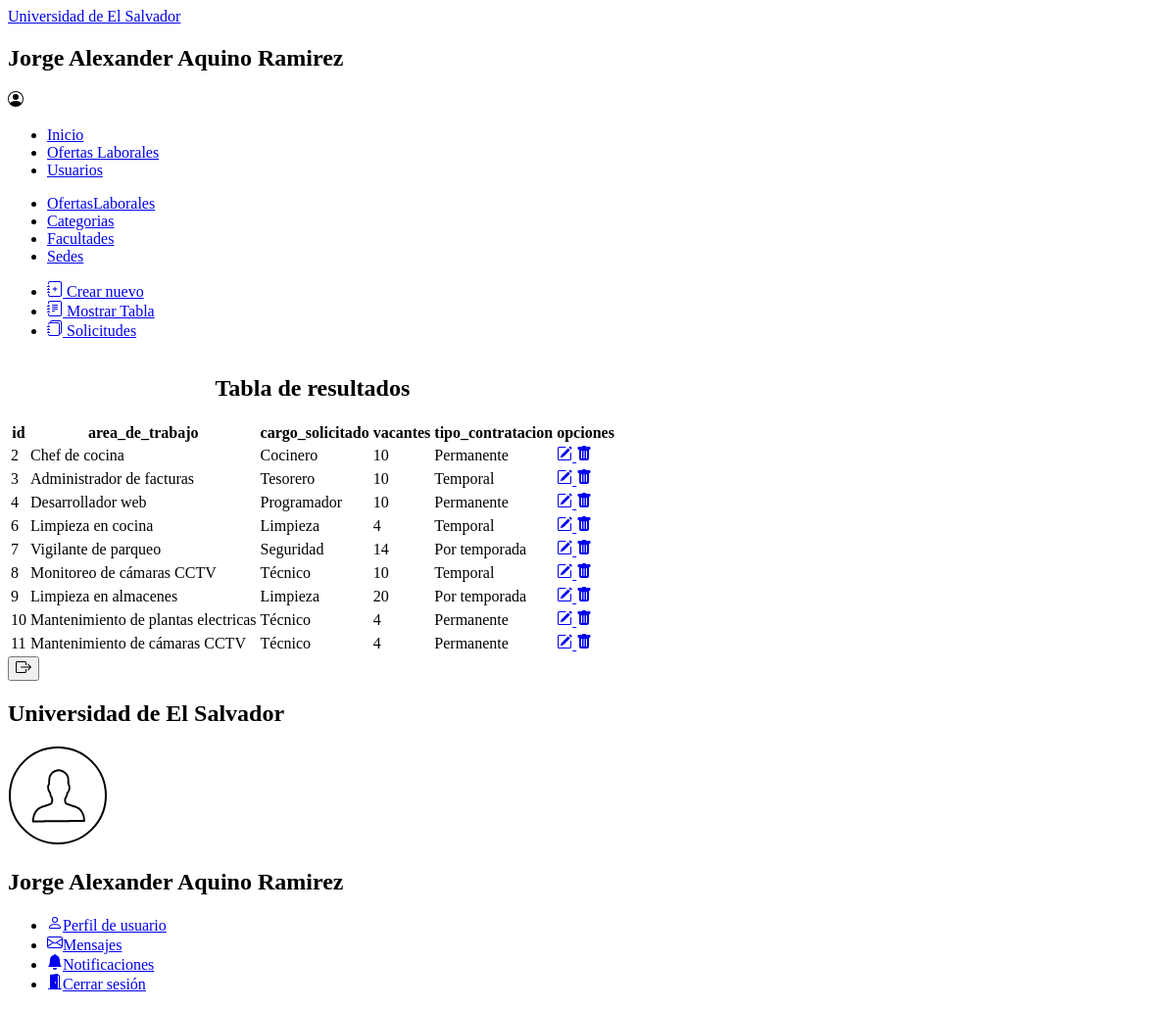
The app's page /inicio/all-ofertaslaborales (signed in), older data.
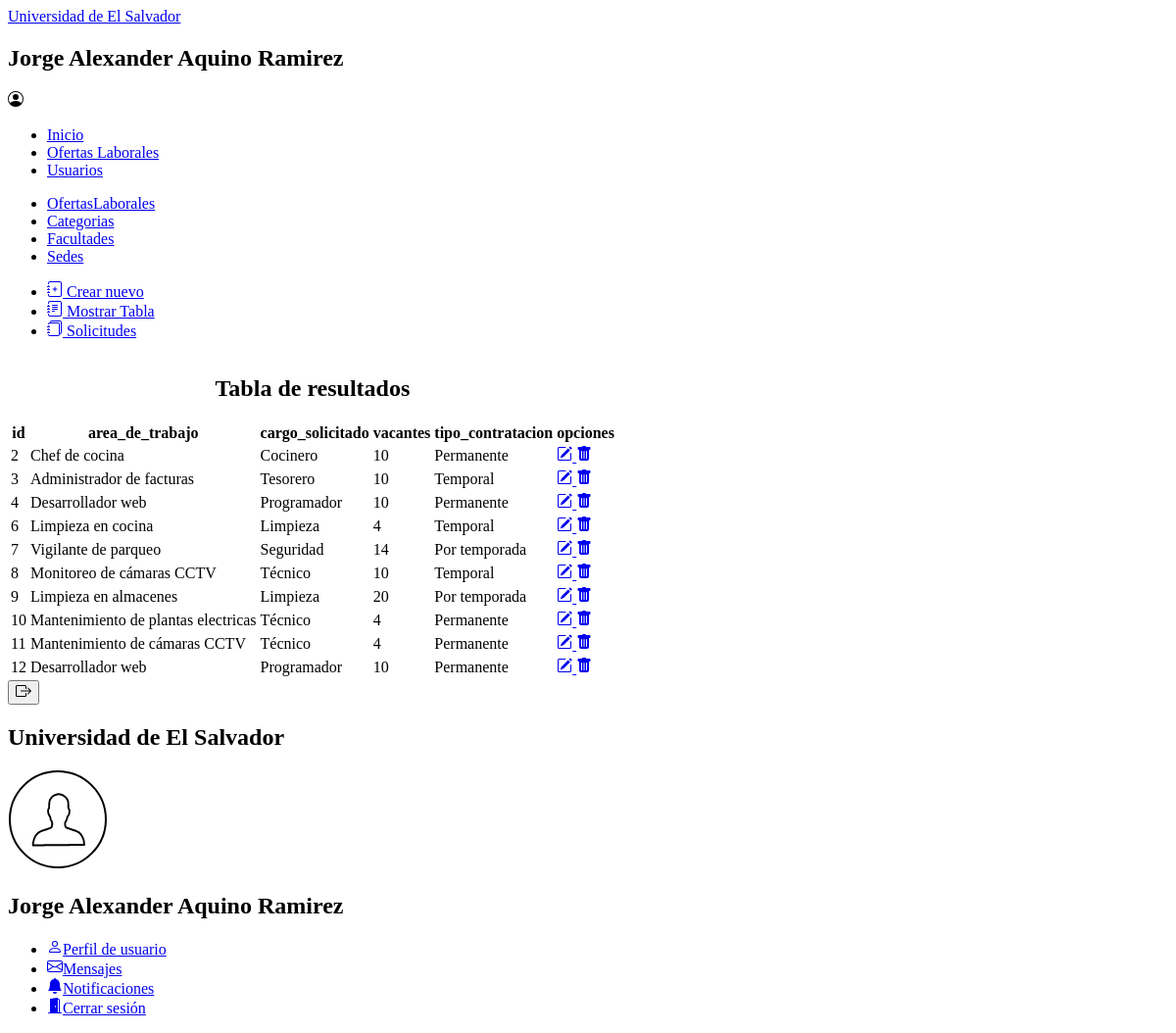
The same page, newer data.
### apps/OfertasLaborales/models.py (models this page shows, shortened)
class OfertaLaboral(models.Model):
    area_de_trabajo = models.CharField(max_length=150, default=None, null=True)
    cargo_solicitado = models.CharField(max_length=150, default=None, null=True)
    vacantes = models.CharField(max_length=150, default=None, null=True)
    tipo_contratacion = models.CharField(max_length=150, default=None, null=True)
    nivel_experiencia = models.CharField(max_length=150, default=None, null=True)
    generos = models.CharField(max_length=150, default=None, null=True)
    edad_solicitada = models.CharField(max_length=150, default=None, null=True)
    salario_minimo = models.DecimalField(max_digits=10000,decimal_places=2,default=0.00, null=True)
    salario_maximo = models.DecimalField(max_digits=10000,decimal_places=2,default=0.00, null=True)
    descripcion = models.CharField(max_length=1000, default=None, null=True)
    categoria = models.ForeignKey(Categoria, on_delete=models.CASCADE)
    facultad = models.ForeignKey(Facultad, on_delete=models.CASCADE)
    sede = models.ForeignKey(Sede, on_delete=models.CASCADE)

### apps/Administracion/views.py (the view)
# urls.py: path('inicio/all-ofertaslaborales', views.OfertasLaboralesAll.as_view(), name='ofertaslaborales_all'),
class OfertasLaboralesAll(Registros):
    def __init__(self):
        template_name = 'Administracion/gestionTabla.html'
        title = None
        objeto = 'OfertaLaboral'
        url = 'ofertaslaborales_all'
        Registros.__init__(self, template_name, OfertaLaboral, OfertasLaboralesForm, title, objeto, url)

### apps/Administracion/views.py (called while the page is built)
    def get(self, request):
        context = self.get_context_data(titulo = self.title, objeto = self.objeto)
        context['model'] = self.model.objects.all().values()
        context['form'] = self.form()
        return render(request, self.template_name, context)

### templates/Administracion/gestionTabla.html (shortened to what this page needs)
<!DOCTYPE html>
{% extends 'Administracion/gestionregistros.html' %}
{% load compress %}
{% load static %}
{% block main %}
<div class="contenedor-tabla">
    <table class="tabla-formularios">
        <caption>
            <h2>Tabla de resultados</h2>
        </caption>
        <thead>
            {% for field in model.values %}
                {% if forloop.last %}
                {% for dato in field.keys %}
                    {% if forloop.counter <= 5 %}
                    <th>{{dato}}</th>
                    {% endif %}
                {% endfor %}
                <th>opciones</th>
                {% endif %}
            {% endfor %}
        </thead>
        <tbody>
            {% for field in model.values %}
                <tr>
                {% for dato in field.values %}
                    {% if forloop.counter <= 5 %}
                    <td>{{dato}}</td>
                    {% endif %}
                {% endfor %}
                <td>
                    <a class="btn-table btn-update-tb"
                    {% if objeto == 'OfertaLaboral' %}
                    href="{% url 'ofertaslaborales_update' field.id %}"
                    {% elif objeto == 'Categoria'%}
                    href="{% url 'categorias_update' field.id %}"
                    {% elif objeto == 'Facultad'%}
                    href="{% url 'facultades_update' field.id %}"
                    {% elif objeto == 'Sede'%}
                    href="{% url 'sedes_update' field.id %}"
                    {% endif %}>
                    </a>
                    <a class="btn-table btn-delete-tb"
                     {% if objeto == 'OfertaLaboral' %}
                     href="{% url 'ofertalaboral_delete' field.id %}"
                     {% elif objeto == 'Categoria'%}
                     href="{% url 'categoria_delete' field.id %}"
                     {% elif objeto == 'Facultad'%}
                     href="{% url 'facultad_delete' field.id %}"
                     {% elif objeto == 'Sede'%}
                     href="{% url 'sede_delete' field.id %}"
                     {% endif %}>
                    </a>
                </td>
                </tr>
            {% endfor %}
        </tbody>
    </table>
</div>
{% endblock main %}

Row changes from the older to the newer data that the page shows:
added OfertaLaboral: keys "id" "area_de_trabajo" "cargo_solicitado" "vacantes" "tipo_contratacion", values "12" "Desarrollador web" "Programador" "10" "Permanente"
Text that changed along with them:
list line gone: "id"
list line gone: "area_de_trabajo"
list line gone: "cargo_solicitado"
list line gone: "vacantes"
list line gone: "tipo_contratacion"
